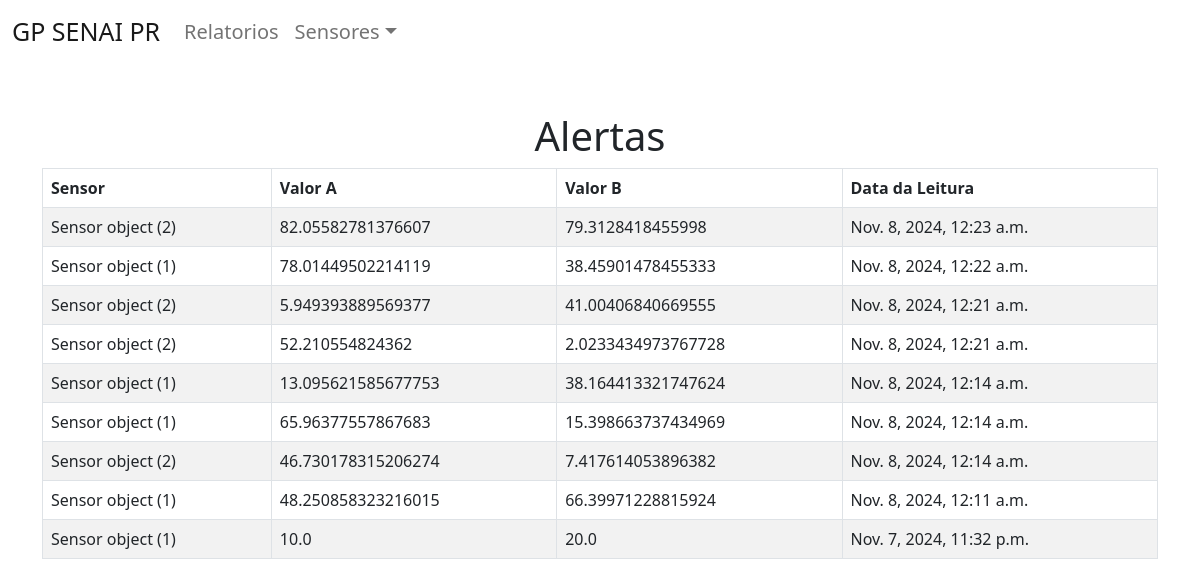
Before: /sensores/alertas with the older database file.
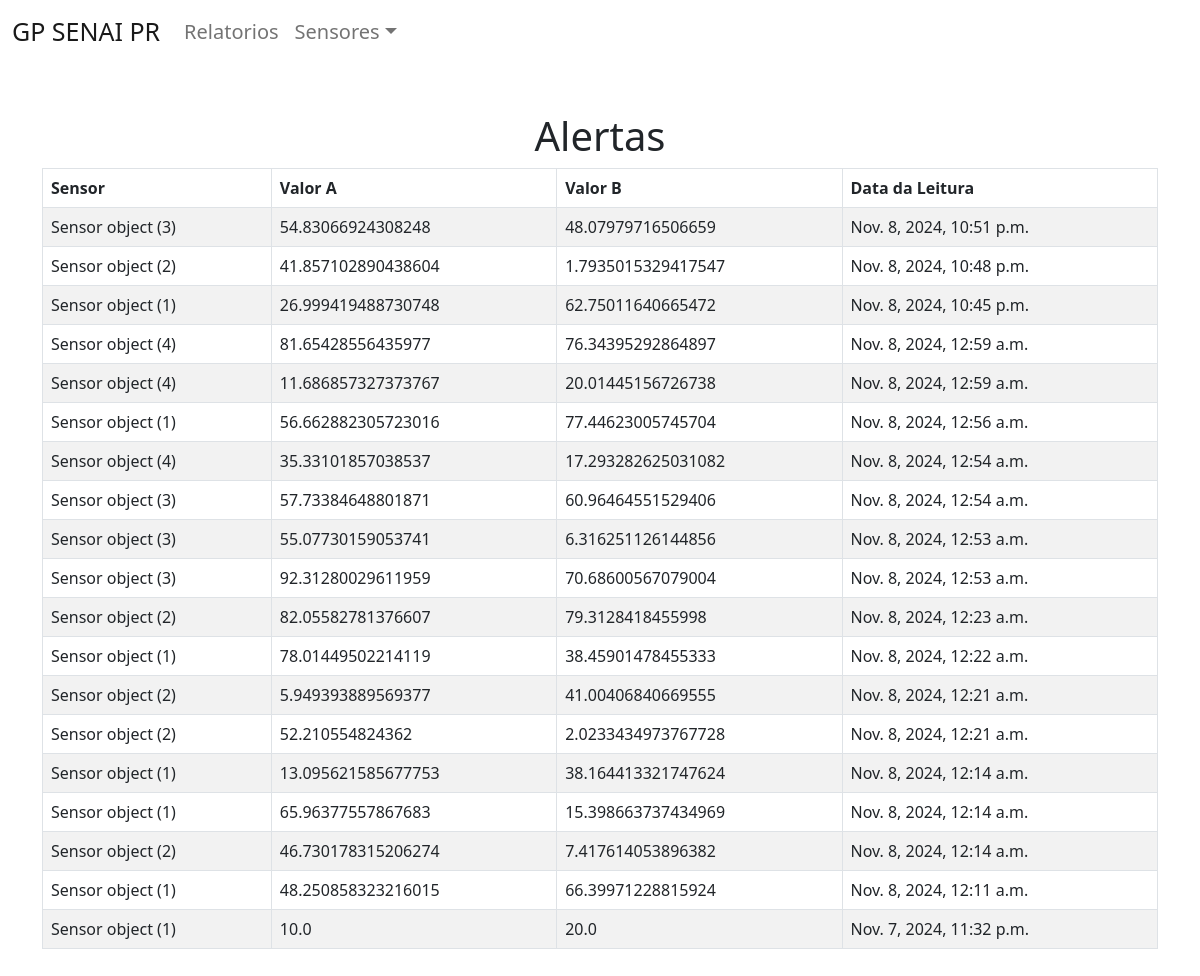
After: the same page with the newer database file.
### sensores/models.py (models this page shows)
class Leituras(models.Model):
    FK_Sensor = models.ForeignKey(Sensor, verbose_name="Sensor", on_delete=models.CASCADE)
    ValorA = models.FloatField(verbose_name="Valor Lido A")
    ValorB = models.FloatField(verbose_name="Valor Lido B")
    Data = models.DateTimeField(verbose_name="Data da Leitura")

class Sensor(models.Model):
    FK_Local = models.ForeignKey(Local, verbose_name="Local", on_delete=models.CASCADE)

### sensores/views.py (the view)
# urls.py: path('alertas', AlertasViews.as_view(), name='alertas'),
class AlertasViews(ListView):
    model = Leituras
    template_name = 'Alertas.html'
    context_object_name = 'leituras'
    ordering = ['-Data']  # Ordena as leituras pela data mais recente

### sensores/templates/Alertas.html
{% extends "master.html" %}
{% block content %}
<h1>Alertas</h1>
    <table class="table table-hover table-bordered table-striped" border="1">
        <thead>
            <tr>
                <th>Sensor</th>
                <th>Valor A</th>
                <th>Valor B</th>
                <th>Data da Leitura</th>
            </tr>
        </thead>
        <tbody>
            {% for leitura in leituras %}
                <tr>
                    <td>{{ leitura.FK_Sensor }}</td>
                    <td>{{ leitura.ValorA }}</td>
                    <td>{{ leitura.ValorB }}</td>
                    <td>{{ leitura.Data }}</td>
                </tr>
            {% endfor %}
        </tbody>
    </table>
{% endblock %}

### static/templates/master.html (shortened to what this page needs)
{% load static %}
<html lang="pt-BR">
    <head>
        <link href="https://cdn.jsdelivr.net/npm/bootstrap@5.0.1/dist/css/bootstrap.min.css" rel="stylesheet" />
        <link rel="stylesheet" href="https://cdnjs.cloudflare.com/ajax/libs/font-awesome/6.0.0-beta3/css/all.min.css">
        <link rel="stylesheet" type="text/css" href="{% static 'styles/style.css' %}">
    </head>
    <body>
        <nav class="navbar navbar-light border-body navbar-expand-lg bg-body-tertiary">
            <div class="container-fluid">
              <a class="navbar-brand" href="{% url 'home'%}" style="font-size: 25px;">GP SENAI PR</a>
              <div class="collapse navbar-collapse" id="navbarSupportedContent">
                <ul class="navbar-nav me-auto mb-2 mb-lg-0">
                  <li class="nav-item">
                    <a class="nav-link" href="{% url 'monitoramento' %}" style="font-size: 20px;">Relatorios</a>
                  </li>
                  <li class="nav-item dropdown">
                    <a class="nav-link dropdown-toggle" href="" id="userMenu" data-bs-toggle="dropdown" aria-haspopup="true" aria-expanded="false" style="font-size: 20px;">Sensores</a>
                  </li>
                </ul>
          </nav>
        <div class="my-5 text-center container">
            {% block content %}
            {% endblock %}
        </div>
    </body>
</html>

Changed rows visible on the page:
added Leituras: FK_Sensor "Sensor object (3)", ValorA "54.83066924308248", ValorB "48.07979716506659", Data "Nov. 8, 2024, 10:51 p.m."
added Leituras: FK_Sensor "Sensor object (2)", ValorA "41.857102890438604", ValorB "1.7935015329417547", Data "Nov. 8, 2024, 10:48 p.m."
added Leituras: FK_Sensor "Sensor object (1)", ValorA "26.999419488730748", ValorB "62.75011640665472", Data "Nov. 8, 2024, 10:45 p.m."
added Leituras: FK_Sensor "Sensor object (4)", ValorA "81.65428556435977", ValorB "76.34395292864897", Data "Nov. 8, 2024, 12:59 a.m."
added Leituras: FK_Sensor "Sensor object (4)", ValorA "11.686857327373767", ValorB "20.01445156726738", Data "Nov. 8, 2024, 12:59 a.m."
added Leituras: FK_Sensor "Sensor object (1)", ValorA "56.662882305723016", ValorB "77.44623005745704", Data "Nov. 8, 2024, 12:56 a.m."
added Leituras: FK_Sensor "Sensor object (4)", ValorA "35.33101857038537", ValorB "17.293282625031082", Data "Nov. 8, 2024, 12:54 a.m."
added Leituras: FK_Sensor "Sensor object (3)", ValorA "57.73384648801871", ValorB "60.96464551529406", Data "Nov. 8, 2024, 12:54 a.m."
added Leituras: FK_Sensor "Sensor object (3)", ValorA "55.07730159053741", ValorB "6.316251126144856", Data "Nov. 8, 2024, 12:53 a.m."
added Leituras: FK_Sensor "Sensor object (3)", ValorA "92.31280029611959", ValorB "70.68600567079004", Data "Nov. 8, 2024, 12:53 a.m."
